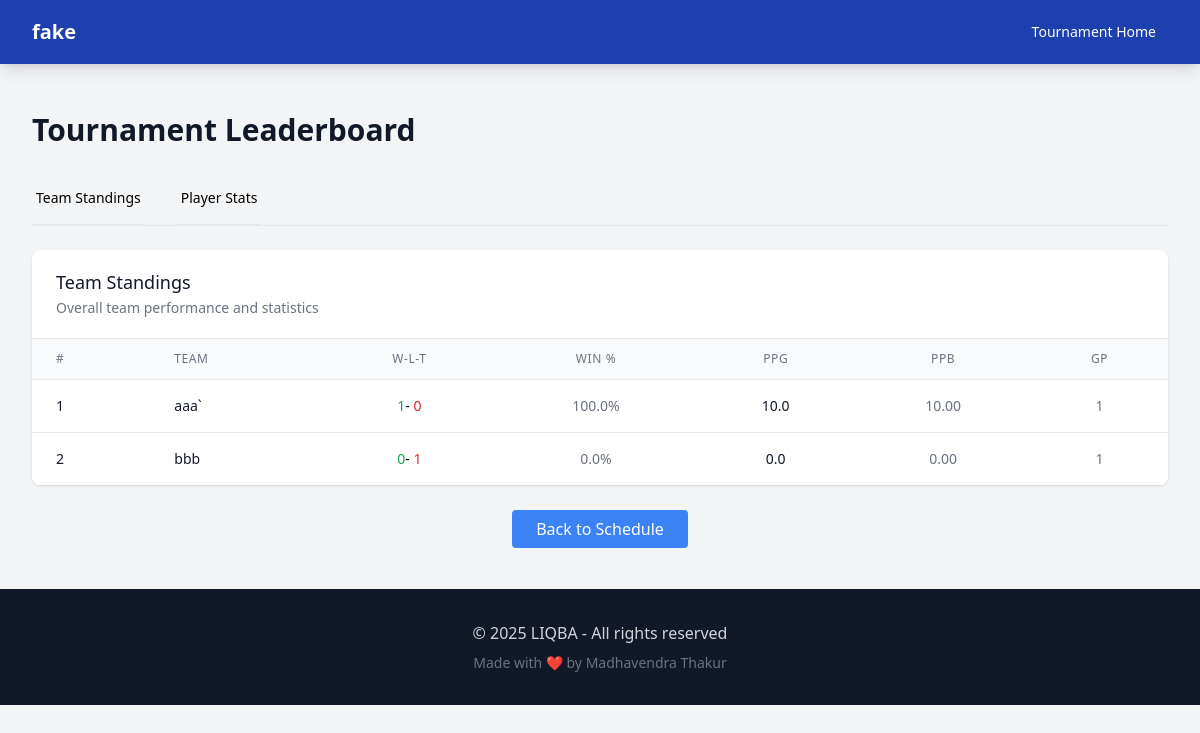
The app's page /tournament/1/leaderboard, older data.
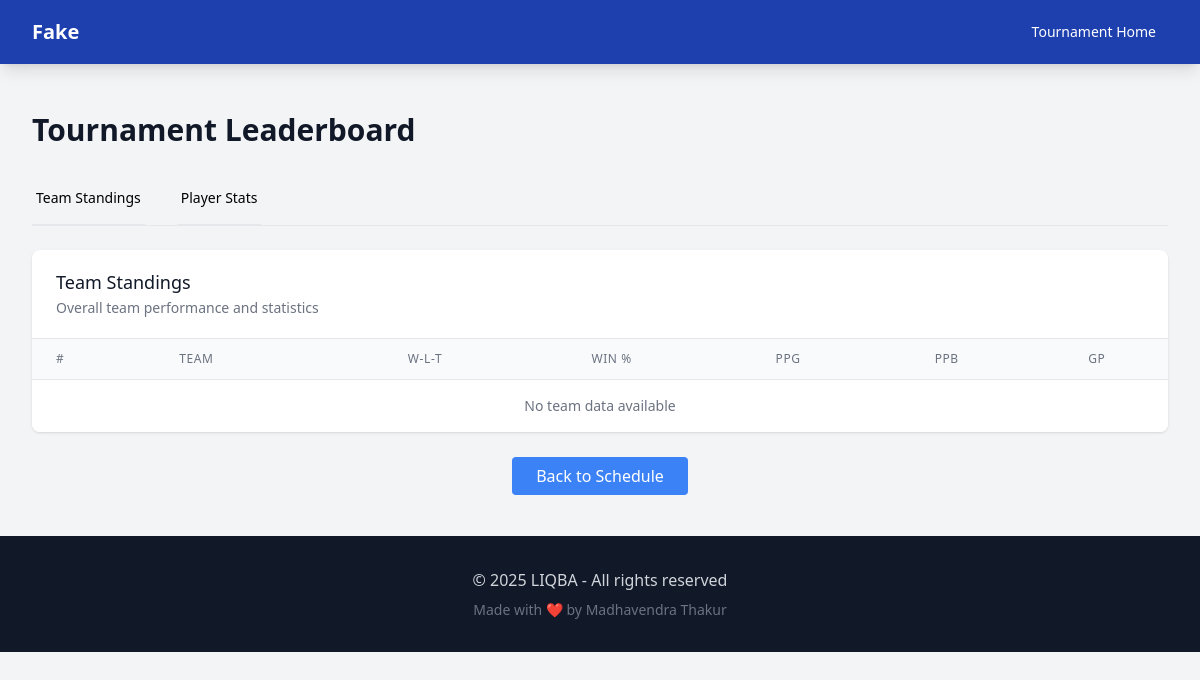
The same page, newer data.
### models/tournament.py (models this page shows, shortened)
class Tournament(db.Model):
    __tablename__ = 'tournament'
    id = db.Column(db.Integer, primary_key=True)
    name = db.Column(db.String(100), nullable=False)
    date = db.Column(db.Date, nullable=False)
    location = db.Column(db.String(100))
    password = db.Column(db.String(10), nullable=False)
    format_json = db.Column(db.Text, nullable=False, default='{}')  # JSON format with default value
    status = db.Column(db.String(20), default='planning')  # planning, registration, active, completed
    created_at = db.Column(db.DateTime, server_default=db.func.now())
    updated_at = db.Column(db.DateTime, server_default=db.func.now(), onupdate=db.func.now())
    games = db.relationship('Game', back_populates='tournament', lazy=True, cascade='all, delete-orphan')
    questions = db.relationship('Question', back_populates='tournament_rel', lazy=True, foreign_keys='Question.tournament_id')
    team_aliases = db.relationship('TeamAlias', back_populates='tournament', lazy=True, cascade='all, delete-orphan')
    reader_assignments = db.relationship(
        'ReaderTournament',
        back_populates='tournament',
        cascade='all, delete-orphan',
        single_parent=True
    )
    readers = association_proxy(
        'reader_assignments', 'reader',
        creator=lambda r: ReaderTournament(reader=r)
    )
    @property
    def format(self):
        return json.loads(self.format_json)
    @format.setter
    def format(self, value):
        if isinstance(value, str):
            self.format_json = value
        else:
            self.format_json = json.dumps(value)

### models/team_alias.py (models this page shows, shortened)
class TeamAlias(db.Model):
    __tablename__ = 'team_alias'
    __table_args__ = {'extend_existing': True}
    id = Column(Integer, primary_key=True)
    team_name = Column(String(100), nullable=False)
    team_id = Column(String(10), nullable=False)  # The actual team ID from prelims
    stage_id = Column(Integer, nullable=False)  # The stage this alias is for
    tournament_id = Column(Integer, ForeignKey('tournament.id', name='fk_team_alias_tournament'), nullable=False)
    placeholder = Column(String(10))  # e.g., T1, T2, etc. for playoff seeding
    tournament = db.relationship('Tournament', back_populates='team_aliases')
    players = db.relationship('Player', back_populates='alias_rel', lazy=True, foreign_keys='Player.alias_id')

### controllers/public_controller.py (the view, shortened to what this page needs)
@public_bp.route('/tournament/<int:tournament_id>/leaderboard')
def team_leaderboard(tournament_id):
    current_app.logger.info(f"Generating leaderboard for tournament {tournament_id}")
    tournament = Tournament.query.get_or_404(tournament_id)
    games = Game.query.filter(
        Game.tournament_id == tournament.id,
        Game.scorecard.isnot(None),
        Game.result != -2  # Only include finished games
    ).all()
    current_app.logger.info(f"Found {len(games)} games with scorecards for tournament {tournament_id}")
    team_aliases = TeamAlias.query.filter_by(tournament_id=tournament.id).all()
    current_app.logger.info(f"Found {len(team_aliases)} team aliases for tournament {tournament_id}")
    players = Player.query.join(TeamAlias, Player.alias_id == TeamAlias.id).filter(TeamAlias.tournament_id == tournament.id).all()
    current_app.logger.info(f"Found {len(players)} players for tournament {tournament_id}")
    for alias in team_aliases:
        current_app.logger.debug(f"Team Alias - ID: {alias.id}, Name: {alias.team_name}, Team ID: {alias.team_id}, Stage: {alias.stage_id}")
    team_stats = {}
    player_stats = {player.id: PlayerStats() for player in players}
    team_name_map = {}  # team_name -> team_id
    team_id_to_name = {}  # team_id -> team_name
    for alias in team_aliases:
        team_name_map[alias.team_name] = alias.team_id
        team_id_to_name[alias.team_id] = alias.team_name
        team_name_map[alias.team_id] = alias.team_id
        current_app.logger.debug(f"Team Alias - Name: {alias.team_name}, ID: {alias.team_id}, Stage: {alias.stage_id}")
    current_app.logger.info(f"All team aliases: {[(a.team_name, a.team_id) for a in team_aliases]}")
    current_app.logger.info(f"Team name map: {team_name_map}")
    current_app.logger.info(f"Team ID to name map: {team_id_to_name}")
    current_app.logger.info(f"Team name map: {team_name_map}")
    current_app.logger.info(f"Team ID to name map: {team_id_to_name}")
    if 'placeholder_to_team' in locals():
        current_app.logger.info(f"Placeholder to team map: {placeholder_to_team}")
    else:
        current_app.logger.debug("No placeholder_to_team mapping found")
    current_app.logger.debug(f"Team name map: {team_name_map}")
    current_app.logger.debug(f"Team ID to name map: {team_id_to_name}")
    def get_team_id(team_name):
        if team_name in team_name_map:
            return team_name_map[team_name]
    for game in games:
        try:
            current_app.logger.info(f"\n=== Processing game {game.id} ===")
            current_app.logger.info(f"Teams: {game.team1} vs {game.team2}")
            current_app.logger.debug(f"Game scorecard: {game.scorecard}")
            team1_id = get_team_id(game.team1)
            team2_id = get_team_id(game.team2)
            current_app.logger.info(f"Resolved teams: {game.team1} -> {team1_id}, {game.team2} -> {team2_id}")
            try:
                scorecard = json.loads(game.scorecard) if isinstance(game.scorecard, str) else game.scorecard
                current_app.logger.debug(f"Parsed scorecard: {json.dumps(scorecard, indent=2)}")
            except json.JSONDecodeError as e:
                current_app.logger.error(f"Failed to parse scorecard for game {game.id}: {e}")
                continue
            if not isinstance(scorecard, list):
                scorecard = [scorecard]
            team1_id = get_team_id(game.team1)
            team2_id = get_team_id(game.team2)
            if not team1_id or not team2_id:
                current_app.logger.warning(f"Could not find team IDs for game {game.id}: {game.team1} (resolved: {team1_id}) vs {game.team2} (resolved: {team2_id})")
                current_app.logger.debug(f"Available team aliases: {[(a.team_name, a.team_id) for a in team_aliases]}")
                continue
            current_app.logger.info(f"Processing game {game.id}: {game.team1} (ID: {team1_id}) vs {game.team2} (ID: {team2_id})")
            current_app.logger.debug(f"Team1 ID: {team1_id}, Team2 ID: {team2_id}")
            for team_id in [team1_id, team2_id]:
                if team_id not in team_stats:
                    team_stats[team_id] = TeamStats()
            for cycle in scorecard:
                if not isinstance(cycle, dict):
                    continue
                team1_cycle_points = 0
                team2_cycle_points = 0
                for team_key, team_id in [('team1Bonus', team1_id), ('team2Bonus', team2_id)]:
                    if team_key in cycle and team_id in team_stats:
                        bonus = cycle[team_key]
                        if isinstance(bonus, (int, float)) or (isinstance(bonus, str) and bonus.lstrip('-').isdigit()):
                            bonus = int(bonus)
                            team_stats[team_id].bonus_points += bonus
                            if team_id == team1_id:
                                team1_cycle_points += bonus
                            else:
                                team2_cycle_points += bonus
                if team1_cycle_points > 0:
                    team_stats[team1_id].cycle_wins += 1
                if team2_cycle_points > 0:
                    team_stats[team2_id].cycle_wins += 1
            team_stats[team1_id].games_played += 1
            team_stats[team2_id].games_played += 1
            if game.result == 1:  # Team 1 won
                team_stats[team1_id].wins += 1
                team_stats[team2_id].losses += 1
            elif game.result == -1:  # Team 2 won
                team_stats[team1_id].losses += 1
                team_stats[team2_id].wins += 1
            else:  # Tie
                team_stats[team1_id].ties += 1
                team_stats[team2_id].ties += 1
        except Exception as e:
            print(f"Error processing game {game.id}: {e}")
    for team_id, stats in team_stats.items():
        if stats.cycle_wins > 0:
            stats.ppb = round(stats.bonus_points / stats.cycle_wins, 2)
        if stats.games_played > 0:
            stats.win_percentage = round((stats.wins + (0.5 * stats.ties)) / stats.games_played * 100, 1)
    for player_id, stats in player_stats.items():
        if stats.tossups_heard > 0:
            stats.ppth = round(stats.tossup_points / stats.tossups_heard, 2)
    current_app.logger.info("Team stats before sorting:")
    for team_id, stats in team_stats.items():
        current_app.logger.info(f"Team {team_id} - Games: {stats.games_played}, Wins: {stats.wins}, Losses: {stats.losses}, Ties: {stats.ties}, Points: {stats.tossup_points + stats.bonus_points}")
    sorted_teams = sorted(
        team_stats.items(),
        key=lambda x: (-x[1].wins, -x[1].tossup_points - x[1].bonus_points)
    )
    current_app.logger.info("Player stats before sorting:")
    for pid, stats in player_stats.items():
        if stats.tossups_heard > 0:
            current_app.logger.info(f"Player {pid} - Tossups: {stats.tossup_points}, Heard: {stats.tossups_heard}, PPTH: {stats.ppth}")
    sorted_players = sorted(
        [(pid, stats) for pid, stats in player_stats.items() if stats.tossups_heard > 0],
        key=lambda x: (-x[1].ppth, -x[1].tossup_points)
    )
    current_app.logger.info(f"Final stats - Teams: {len(sorted_teams)}, Players with stats: {len(sorted_players)}")
    team_data = []
    for team_id, stats in sorted_teams:
        team_data.append({
            'id': team_id,
            'name': team_id_to_name.get(team_id, f"Team {team_id}"),
            'team': team_id_to_name.get(team_id, f"Team {team_id}"),  # Add this line for compatibility
            'wins': stats.wins,
            'losses': stats.losses,
            'ties': stats.ties,
            'win_percentage': stats.win_percentage,
            'points': stats.tossup_points + stats.bonus_points,
            'tossup_points': stats.tossup_points,
            'bonus_points': stats.bonus_points,
            'cycle_wins': stats.cycle_wins,
            'ppb': stats.ppb,
            'games_played': stats.games_played,
            'points_per_game': round((stats.tossup_points + stats.bonus_points) / stats.games_played, 1) if stats.games_played > 0 else 0
        })
    player_data = []
    current_app.logger.info(f"Sending {len(team_data)} teams to template")
    for t in team_data:
        current_app.logger.info(f"Team data: {t}")
    return render_template(
        'team_leaderboard.html',
        tournament=tournament,
        teams=team_data,
        players=player_data
    )

### templates/public/team_leaderboard.html (shortened to what the changed rows need)
<!DOCTYPE html>
<html lang="en">
<head>
  <script src="https://cdn.tailwindcss.com"></script>
</head>
<body class="bg-gray-100">
  <nav class="bg-blue-800 text-white shadow-lg">
    <div class="max-w-7xl mx-auto px-4 sm:px-6 lg:px-8">
      <div class="flex justify-between h-16">
        <div class="flex items-center">
          <a href="{{ url_for('public.schedule_all', tournament_id=tournament.id) }}" class="text-xl font-bold">{{ tournament.name }}</a>
        </div>
      </div>
    </div>
  </nav>
  <div class="max-w-7xl mx-auto py-6 sm:px-6 lg:px-8">
    <div class="px-4 py-6 sm:px-0">
      <h1 class="text-3xl font-bold text-gray-900 mb-6">Tournament Leaderboard</h1>
      <div id="teams" class="tab-content active">
        <div class="bg-white shadow overflow-hidden sm:rounded-lg">
          <div class="px-4 py-5 sm:px-6">
            <h2 class="text-lg leading-6 font-medium text-gray-900">Team Standings</h2>
          </div>
          <div class="border-t border-gray-200">
            <div class="overflow-x-auto">
              <table class="min-w-full divide-y divide-gray-200">
                <thead class="bg-gray-50">
                  <tr>
                    <th scope="col" class="px-6 py-3 text-left text-xs font-medium text-gray-500 uppercase tracking-wider">#</th>
                    <th scope="col" class="px-6 py-3 text-left text-xs font-medium text-gray-500 uppercase tracking-wider">Team</th>
                    <th scope="col" class="px-6 py-3 text-center text-xs font-medium text-gray-500 uppercase tracking-wider">W-L-T</th>
                    <th scope="col" class="px-6 py-3 text-center text-xs font-medium text-gray-500 uppercase tracking-wider">Win %</th>
                    <th scope="col" class="px-6 py-3 text-center text-xs font-medium text-gray-500 uppercase tracking-wider">PPG</th>
                    <th scope="col" class="px-6 py-3 text-center text-xs font-medium text-gray-500 uppercase tracking-wider">PPB</th>
                    <th scope="col" class="px-6 py-3 text-center text-xs font-medium text-gray-500 uppercase tracking-wider">GP</th>
                  </tr>
                </thead>
                <tbody class="bg-white divide-y divide-gray-200">
                  {% for team in teams %}
                  <tr class="hover:bg-gray-50">
                    <td class="px-6 py-4 whitespace-nowrap text-sm font-medium text-gray-900">{{ loop.index }}</td>
                    <td class="px-6 py-4 whitespace-nowrap text-sm font-medium text-gray-900">{{ team.team }}</td>
                    <td class="px-6 py-4 whitespace-nowrap text-sm text-center">
                      <span class="text-green-600 font-medium">{{ team.wins }}</span>-
                      <span class="text-red-600 font-medium">{{ team.losses }}</span>
                    </td>
                    <td class="px-6 py-4 whitespace-nowrap text-sm text-center text-gray-500">{{ "%.1f"|format(team.win_percentage) }}%</td>
                    <td class="px-6 py-4 whitespace-nowrap text-sm font-medium text-center text-gray-900">{{ "%.1f"|format(team.points_per_game) }}</td>
                    <td class="px-6 py-4 whitespace-nowrap text-sm text-center text-gray-500">
                      {% if team.cycle_wins > 0 %}{{ "%.2f"|format(team.bonus_points / team.cycle_wins) }}{% else %}0.00{% endif %}
                    </td>
                    <td class="px-6 py-4 whitespace-nowrap text-sm text-center text-gray-500">{{ team.games_played }}</td>
                  </tr>
                  {% else %}
                  <tr>
                    <td colspan="9" class="px-6 py-4 whitespace-nowrap text-sm text-center text-gray-500">No team data available</td>
                  </tr>
                  {% endfor %}
                </tbody>
              </table>
            </div>
          </div>
        </div>
      </div>
    </div>
  </div>
</body>
</html>

Row changes from the older to the newer data that the page shows:
no longer on this page (row edited): TeamAlias: team "aaa`", wins "1", losses "0", win_percentage "100.0", points_per_game "10.0", bonus_points "10.00", games_played "1"
no longer on this page (row unchanged): TeamAlias: team "bbb", wins "0", losses "1", win_percentage "0.0", points_per_game "0.0", shows "0.00", games_played "1"
changed Tournament: name "fake" → "Fake"
Text that changed along with them:
text now shown: "No team data available"
